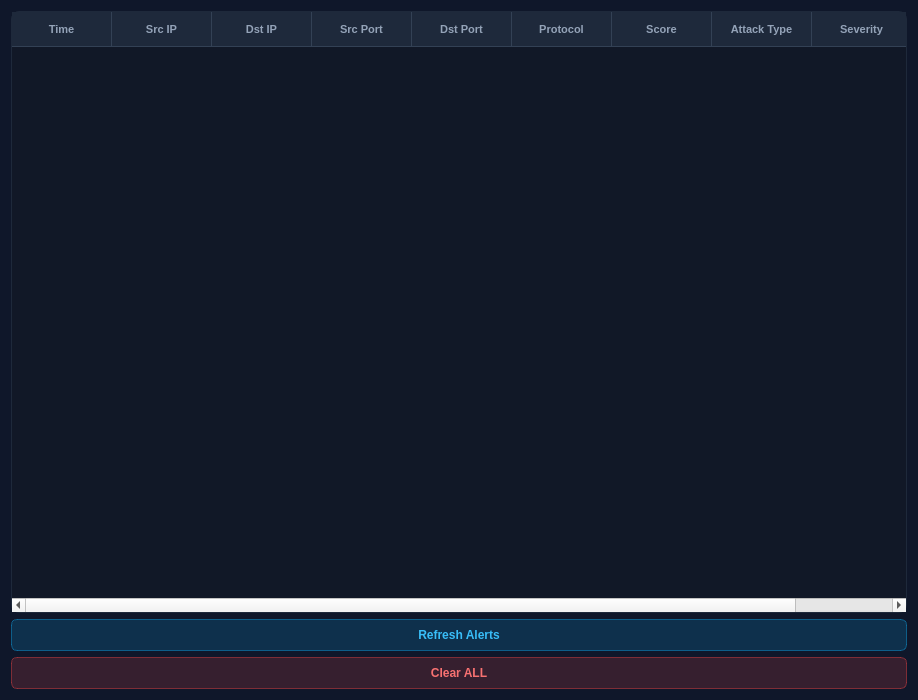
<?xml version="1.0" encoding="UTF-8"?>
<ui version="4.0">
 <class>AlertForm</class>
 <widget class="QWidget" name="AlertForm">
  <property name="geometry">
   <rect>
    <x>0</x>
    <y>0</y>
    <width>918</width>
    <height>700</height>
   </rect>
  </property>
  <property name="windowTitle">
   <string>Form</string>
  </property>
  <property name="styleSheet">
   <string notr="true">QWidget#AlertForm {
    background-color: #0f172a;
    color: #e2e8f0;
    font-family: &quot;Inter&quot;, &quot;Segoe UI&quot;, sans-serif;
    font-size: 13px;
}

/* === Tableau de l'historique des alertes === */
QTableWidget#tableAlerts {
    background-color: #111827;
    alternate-background-color: #162032;
    color: #e2e8f0;
    gridline-color: #1e293b;
    border: 1px solid #1e293b;
    border-radius: 8px;
    selection-background-color: rgba(56, 189, 248, 0.22);
    selection-color: #ffffff;
}

QTableWidget#tableAlerts::item {
    padding: 6px 8px;
    border-bottom: 1px solid #1e293b;
}

QHeaderView::section {
    background-color: #1e293b;
    color: #94a3b8;
    font-weight: 700;
    font-size: 11px;
    text-transform: uppercase;
    padding: 8px;
    border: none;
    border-right: 1px solid #334155;
    border-bottom: 1px solid #334155;
}

/* === Bouton Clear (action destructive) === */
QPushButton#clear {
    background-color: rgba(239, 68, 68, 0.18);
    color: #f87171;
    border: 1px solid rgba(239, 68, 68, 0.45);
    border-radius: 6px;
    padding: 8px 20px;
    font-weight: 600;
}

QPushButton#clear:hover {
    background-color: #dc2626;
    color: #ffffff;
}

QPushButton#clear:pressed {
    background-color: #b91c1c;
}
QPushButton#refresh {
    background-color: rgba(14, 165, 233, 0.18);
    color: #38bdf8;
    border: 1px solid rgba(14, 165, 233, 0.45);
    border-radius: 6px;
    padding: 8px 20px;
    font-weight: 600;
}

QPushButton#refresh:hover {
    background-color: #0284c7;
    color: #ffffff;
}

QPushButton#refresh:pressed {
    background-color: #0369a1;
}</string>
  </property>
  <layout class="QVBoxLayout" name="verticalLayout">
   <item>
    <widget class="QTableWidget" name="tableAlerts">
     <column>
      <property name="text">
       <string>Time</string>
      </property>
     </column>
     <column>
      <property name="text">
       <string>Src IP</string>
      </property>
     </column>
     <column>
      <property name="text">
       <string>Dst IP</string>
      </property>
     </column>
     <column>
      <property name="text">
       <string>Src Port</string>
      </property>
     </column>
     <column>
      <property name="text">
       <string>Dst Port</string>
      </property>
     </column>
     <column>
      <property name="text">
       <string>Protocol</string>
      </property>
     </column>
     <column>
      <property name="text">
       <string>Score</string>
      </property>
     </column>
     <column>
      <property name="text">
       <string>Attack Type</string>
      </property>
     </column>
     <column>
      <property name="text">
       <string>Severity</string>
      </property>
     </column>
    </widget>
   </item>
   <item>
    <widget class="QPushButton" name="refresh">
     <property name="text">
      <string>Refresh Alerts</string>
     </property>
    </widget>
   </item>
   <item>
    <widget class="QPushButton" name="clear">
     <property name="text">
      <string>Clear ALL</string>
     </property>
    </widget>
   </item>
  </layout>
 </widget>
 <resources/>
 <connections/>
</ui>
